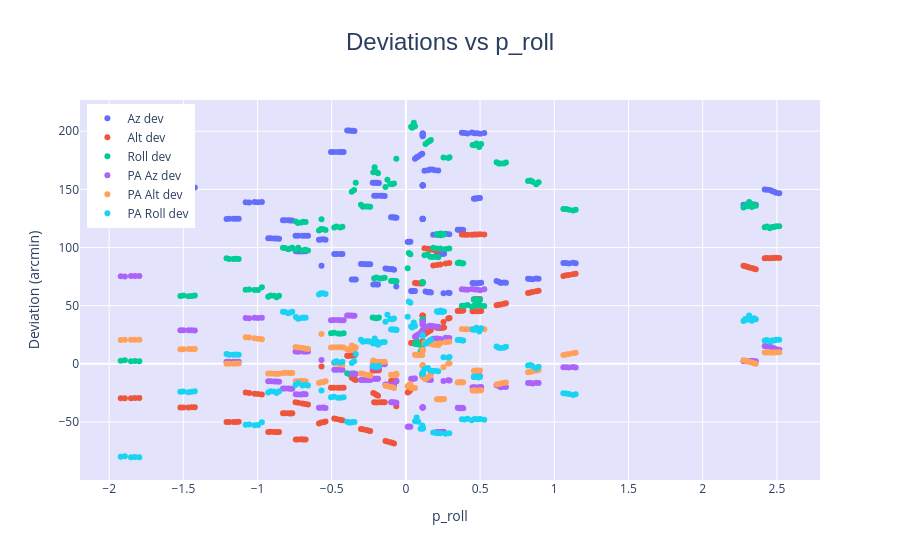
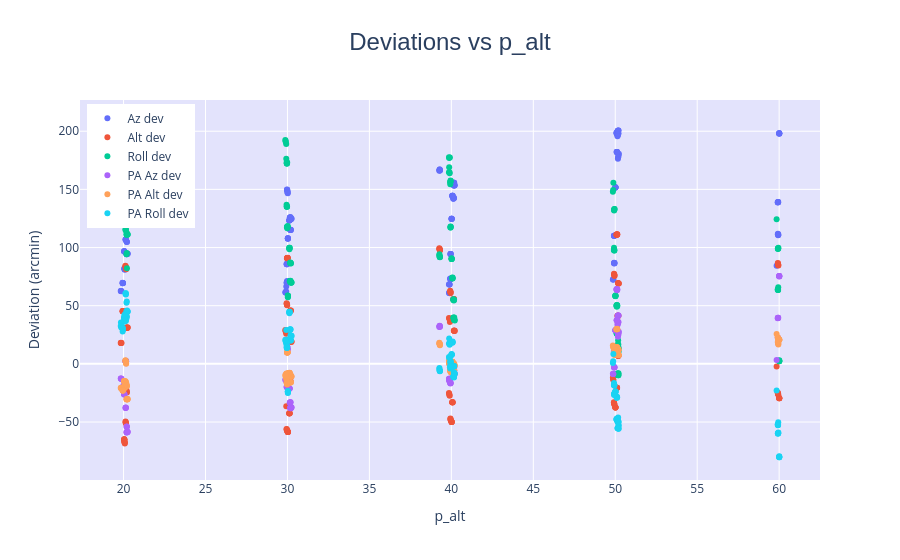
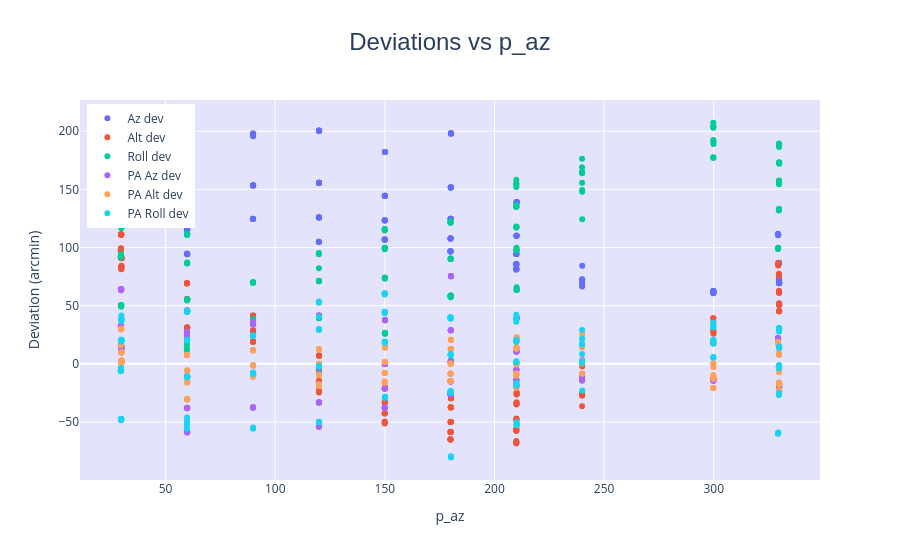
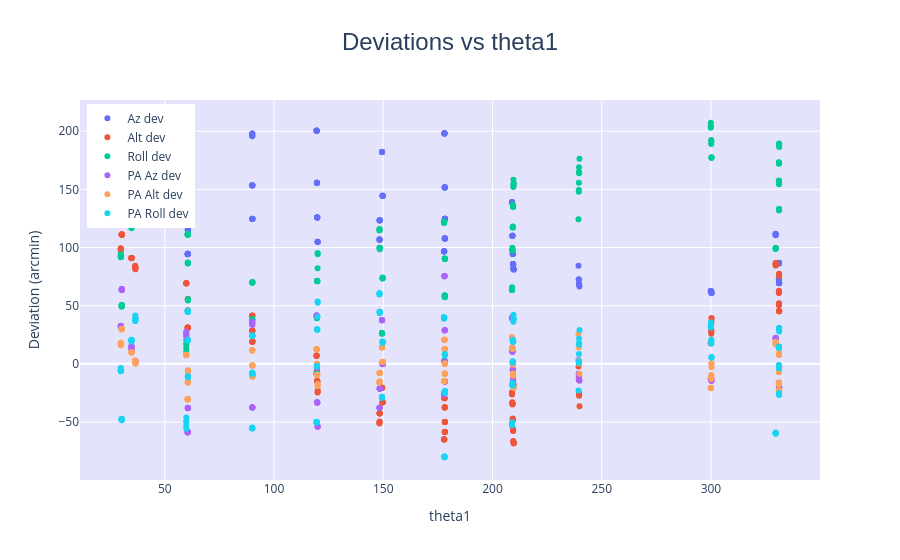

The notebook cell saved with these charts, in order:
### Code cell
plot_deviations('p_roll')
plot_deviations('p_alt')
plot_deviations('p_az')
plot_deviations('theta1')
plot_deviations('theta2')
plot_deviations('theta3')
plot_deviations('date_obs')

### Figure 1 — Plotly figure (JSON) as saved in the notebook; plotly's stock layout.template omitted (floating-point values rounded to 4 significant figures; data arrays with more than 128 entries replaced by an {"elided": "..."} marker saying what was removed)
{"data": [{"marker": {"size": 6}, "mode": "markers", "name": "Az dev", "type": "scatter", "x": {"elided": "196 float values"}, "y": {"elided": "196 float values"}}, {"marker": {"size": 6}, "mode": "markers", "name": "Alt dev", "type": "scatter", "x": {"elided": "196 float values"}, "y": {"elided": "196 float values"}}, {"marker": {"size": 6}, "mode": "markers", "name": "Roll dev", "type": "scatter", "x": {"elided": "196 float values"}, "y": {"elided": "196 float values"}}, {"marker": {"size": 6}, "mode": "markers", "name": "PA Az dev", "type": "scatter", "x": {"elided": "196 float values"}, "y": {"elided": "196 float values"}}, {"marker": {"size": 6}, "mode": "markers", "name": "PA Alt dev", "type": "scatter", "x": {"elided": "196 float values"}, "y": {"elided": "196 float values"}}, {"marker": {"size": 6}, "mode": "markers", "name": "PA Roll dev", "type": "scatter", "x": {"elided": "196 float values"}, "y": {"elided": "196 float values"}}], "layout": {"hovermode": "x unified", "legend": {"x": 0.01, "y": 0.99}, "plot_bgcolor": "rgba(200, 200, 250, 0.5)", "title": {"font": {"family": "Arial", "size": 24}, "text": "Deviations vs p_roll", "x": 0.5}, "xaxis": {"title": {"text": "p_roll"}}, "yaxis": {"title": {"text": "Deviation (arcmin)"}}}}

### Figure 2 — Plotly figure (JSON) as saved in the notebook; plotly's stock layout.template omitted (floating-point values rounded to 4 significant figures; data arrays with more than 128 entries replaced by an {"elided": "..."} marker saying what was removed)
{"data": [{"marker": {"size": 6}, "mode": "markers", "name": "Az dev", "type": "scatter", "x": {"elided": "196 float values"}, "y": {"elided": "196 float values"}}, {"marker": {"size": 6}, "mode": "markers", "name": "Alt dev", "type": "scatter", "x": {"elided": "196 float values"}, "y": {"elided": "196 float values"}}, {"marker": {"size": 6}, "mode": "markers", "name": "Roll dev", "type": "scatter", "x": {"elided": "196 float values"}, "y": {"elided": "196 float values"}}, {"marker": {"size": 6}, "mode": "markers", "name": "PA Az dev", "type": "scatter", "x": {"elided": "196 float values"}, "y": {"elided": "196 float values"}}, {"marker": {"size": 6}, "mode": "markers", "name": "PA Alt dev", "type": "scatter", "x": {"elided": "196 float values"}, "y": {"elided": "196 float values"}}, {"marker": {"size": 6}, "mode": "markers", "name": "PA Roll dev", "type": "scatter", "x": {"elided": "196 float values"}, "y": {"elided": "196 float values"}}], "layout": {"hovermode": "x unified", "legend": {"x": 0.01, "y": 0.99}, "plot_bgcolor": "rgba(200, 200, 250, 0.5)", "title": {"font": {"family": "Arial", "size": 24}, "text": "Deviations vs p_alt", "x": 0.5}, "xaxis": {"title": {"text": "p_alt"}}, "yaxis": {"title": {"text": "Deviation (arcmin)"}}}}

### Figure 3 — Plotly figure (JSON) as saved in the notebook; plotly's stock layout.template omitted (floating-point values rounded to 4 significant figures; data arrays with more than 128 entries replaced by an {"elided": "..."} marker saying what was removed)
{"data": [{"marker": {"size": 6}, "mode": "markers", "name": "Az dev", "type": "scatter", "x": {"elided": "196 float values"}, "y": {"elided": "196 float values"}}, {"marker": {"size": 6}, "mode": "markers", "name": "Alt dev", "type": "scatter", "x": {"elided": "196 float values"}, "y": {"elided": "196 float values"}}, {"marker": {"size": 6}, "mode": "markers", "name": "Roll dev", "type": "scatter", "x": {"elided": "196 float values"}, "y": {"elided": "196 float values"}}, {"marker": {"size": 6}, "mode": "markers", "name": "PA Az dev", "type": "scatter", "x": {"elided": "196 float values"}, "y": {"elided": "196 float values"}}, {"marker": {"size": 6}, "mode": "markers", "name": "PA Alt dev", "type": "scatter", "x": {"elided": "196 float values"}, "y": {"elided": "196 float values"}}, {"marker": {"size": 6}, "mode": "markers", "name": "PA Roll dev", "type": "scatter", "x": {"elided": "196 float values"}, "y": {"elided": "196 float values"}}], "layout": {"hovermode": "x unified", "legend": {"x": 0.01, "y": 0.99}, "plot_bgcolor": "rgba(200, 200, 250, 0.5)", "title": {"font": {"family": "Arial", "size": 24}, "text": "Deviations vs p_az", "x": 0.5}, "xaxis": {"title": {"text": "p_az"}}, "yaxis": {"title": {"text": "Deviation (arcmin)"}}}}

### Figure 4 — Plotly figure (JSON) as saved in the notebook; plotly's stock layout.template omitted (floating-point values rounded to 4 significant figures; data arrays with more than 128 entries replaced by an {"elided": "..."} marker saying what was removed)
{"data": [{"marker": {"size": 6}, "mode": "markers", "name": "Az dev", "type": "scatter", "x": {"elided": "196 float values"}, "y": {"elided": "196 float values"}}, {"marker": {"size": 6}, "mode": "markers", "name": "Alt dev", "type": "scatter", "x": {"elided": "196 float values"}, "y": {"elided": "196 float values"}}, {"marker": {"size": 6}, "mode": "markers", "name": "Roll dev", "type": "scatter", "x": {"elided": "196 float values"}, "y": {"elided": "196 float values"}}, {"marker": {"size": 6}, "mode": "markers", "name": "PA Az dev", "type": "scatter", "x": {"elided": "196 float values"}, "y": {"elided": "196 float values"}}, {"marker": {"size": 6}, "mode": "markers", "name": "PA Alt dev", "type": "scatter", "x": {"elided": "196 float values"}, "y": {"elided": "196 float values"}}, {"marker": {"size": 6}, "mode": "markers", "name": "PA Roll dev", "type": "scatter", "x": {"elided": "196 float values"}, "y": {"elided": "196 float values"}}], "layout": {"hovermode": "x unified", "legend": {"x": 0.01, "y": 0.99}, "plot_bgcolor": "rgba(200, 200, 250, 0.5)", "title": {"font": {"family": "Arial", "size": 24}, "text": "Deviations vs theta1", "x": 0.5}, "xaxis": {"title": {"text": "theta1"}}, "yaxis": {"title": {"text": "Deviation (arcmin)"}}}}
